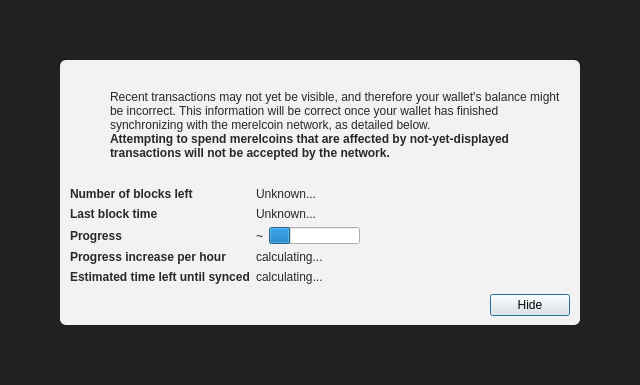
<?xml version="1.0" encoding="UTF-8"?>
<ui version="4.0">
 <class>ModalOverlay</class>
 <widget class="ModalOverlay" name="ModalOverlay">
  <property name="geometry">
   <rect>
    <x>0</x>
    <y>0</y>
    <width>640</width>
    <height>385</height>
   </rect>
  </property>
  <property name="windowTitle">
   <string>Form</string>
  </property>
  <layout class="QVBoxLayout" name="verticalLayout" stretch="0">
   <property name="sizeConstraint">
    <enum>QLayout::SetDefaultConstraint</enum>
   </property>
   <property name="leftMargin">
    <number>0</number>
   </property>
   <property name="topMargin">
    <number>0</number>
   </property>
   <property name="rightMargin">
    <number>0</number>
   </property>
   <property name="bottomMargin">
    <number>0</number>
   </property>
   <item>
    <widget class="QWidget" name="bgWidget" native="true">
     <property name="styleSheet">
      <string notr="true">#bgWidget { background: rgba(0,0,0,220); }</string>
     </property>
     <layout class="QVBoxLayout" name="verticalLayoutMain" stretch="1">
      <property name="leftMargin">
       <number>60</number>
      </property>
      <property name="topMargin">
       <number>60</number>
      </property>
      <property name="rightMargin">
       <number>60</number>
      </property>
      <property name="bottomMargin">
       <number>60</number>
      </property>
      <item>
       <widget class="QWidget" name="contentWidget" native="true">
        <property name="styleSheet">
         <string notr="true">#contentWidget { background: rgba(255,255,255,240); border-radius: 6px; }

QLabel { color: rgb(40,40,40);  }</string>
        </property>
        <layout class="QVBoxLayout" name="verticalLayoutSub" stretch="1,0,0,0">
         <property name="spacing">
          <number>0</number>
         </property>
         <property name="leftMargin">
          <number>10</number>
         </property>
         <property name="topMargin">
          <number>10</number>
         </property>
         <property name="rightMargin">
          <number>10</number>
         </property>
         <property name="bottomMargin">
          <number>10</number>
         </property>
         <item>
          <layout class="QHBoxLayout" name="horizontalLayoutIconText" stretch="0,1">
           <property name="topMargin">
            <number>20</number>
           </property>
           <item>
            <layout class="QVBoxLayout" name="verticalLayoutIcon">
             <property name="leftMargin">
              <number>0</number>
             </property>
             <item>
              <widget class="QPushButton" name="warningIcon">
               <property name="enabled">
                <bool>false</bool>
               </property>
               <property name="text">
                <string/>
               </property>
               <property name="icon">
                <iconset>
                 <normaloff>:/icons/warning</normaloff>
                 <disabledoff>:/icons/warning</disabledoff>:/icons/warning</iconset>
               </property>
               <property name="iconSize">
                <size>
                 <width>48</width>
                 <height>48</height>
                </size>
               </property>
               <property name="flat">
                <bool>true</bool>
               </property>
              </widget>
             </item>
             <item>
              <spacer name="verticalSpacerWarningIcon">
               <property name="orientation">
                <enum>Qt::Vertical</enum>
               </property>
               <property name="sizeHint" stdset="0">
                <size>
                 <width>20</width>
                 <height>40</height>
                </size>
               </property>
              </spacer>
             </item>
            </layout>
           </item>
           <item>
            <layout class="QVBoxLayout" name="verticalLayoutInfoText">
             <property name="leftMargin">
              <number>0</number>
             </property>
             <property name="topMargin">
              <number>0</number>
             </property>
             <item>
              <widget class="QLabel" name="infoText">
               <property name="text">
                <string>Recent transactions may not yet be visible, and therefore your wallet's balance might be incorrect. This information will be correct once your wallet has finished synchronizing with the merelcoin network, as detailed below.</string>
               </property>
               <property name="textFormat">
                <enum>Qt::RichText</enum>
               </property>
               <property name="wordWrap">
                <bool>true</bool>
               </property>
              </widget>
             </item>
             <item>
              <widget class="QLabel" name="infoTextStrong">
               <property name="font">
                <font>
                 <weight>75</weight>
                 <bold>true</bold>
                </font>
               </property>
               <property name="text">
                <string>Attempting to spend merelcoins that are affected by not-yet-displayed transactions will not be accepted by the network.</string>
               </property>
               <property name="textFormat">
                <enum>Qt::RichText</enum>
               </property>
               <property name="wordWrap">
                <bool>true</bool>
               </property>
              </widget>
             </item>
             <item>
              <spacer name="verticalSpacerInTextSpace">
               <property name="orientation">
                <enum>Qt::Vertical</enum>
               </property>
               <property name="sizeHint" stdset="0">
                <size>
                 <width>20</width>
                 <height>40</height>
                </size>
               </property>
              </spacer>
             </item>
            </layout>
           </item>
          </layout>
         </item>
         <item>
          <spacer name="verticalSpacerAfterText">
           <property name="orientation">
            <enum>Qt::Vertical</enum>
           </property>
           <property name="sizeHint" stdset="0">
            <size>
             <width>20</width>
             <height>40</height>
            </size>
           </property>
          </spacer>
         </item>
         <item>
          <layout class="QFormLayout" name="formLayout">
           <property name="fieldGrowthPolicy">
            <enum>QFormLayout::FieldsStayAtSizeHint</enum>
           </property>
           <property name="horizontalSpacing">
            <number>6</number>
           </property>
           <property name="verticalSpacing">
            <number>6</number>
           </property>
           <property name="topMargin">
            <number>10</number>
           </property>
           <item row="0" column="0">
            <widget class="QLabel" name="labelNumberOfBlocksLeft">
             <property name="font">
              <font>
               <weight>75</weight>
               <bold>true</bold>
              </font>
             </property>
             <property name="text">
              <string>Number of blocks left</string>
             </property>
            </widget>
           </item>
           <item row="0" column="1">
            <widget class="QLabel" name="numberOfBlocksLeft">
             <property name="text">
              <string>Unknown...</string>
             </property>
            </widget>
           </item>
           <item row="1" column="0">
            <widget class="QLabel" name="labelLastBlockTime">
             <property name="font">
              <font>
               <weight>75</weight>
               <bold>true</bold>
              </font>
             </property>
             <property name="text">
              <string>Last block time</string>
             </property>
            </widget>
           </item>
           <item row="1" column="1">
            <widget class="QLabel" name="newestBlockDate">
             <property name="sizePolicy">
              <sizepolicy hsizetype="Maximum" vsizetype="Preferred">
               <horstretch>0</horstretch>
               <verstretch>0</verstretch>
              </sizepolicy>
             </property>
             <property name="text">
              <string>Unknown...</string>
             </property>
            </widget>
           </item>
           <item row="2" column="0">
            <widget class="QLabel" name="labelSyncDone">
             <property name="font">
              <font>
               <weight>75</weight>
               <bold>true</bold>
              </font>
             </property>
             <property name="text">
              <string>Progress</string>
             </property>
            </widget>
           </item>
           <item row="2" column="1">
            <layout class="QHBoxLayout" name="horizontalLayoutSync" stretch="0,1">
             <item>
              <widget class="QLabel" name="percentageProgress">
               <property name="text">
                <string notr="true">~</string>
               </property>
              </widget>
             </item>
             <item>
              <widget class="QProgressBar" name="progressBar">
               <property name="value">
                <number>24</number>
               </property>
               <property name="format">
                <string/>
               </property>
              </widget>
             </item>
            </layout>
           </item>
           <item row="4" column="0">
            <widget class="QLabel" name="labelProgressIncrease">
             <property name="font">
              <font>
               <weight>75</weight>
               <bold>true</bold>
              </font>
             </property>
             <property name="text">
              <string>Progress increase per hour</string>
             </property>
            </widget>
           </item>
           <item row="4" column="1">
            <widget class="QLabel" name="progressIncreasePerH">
             <property name="text">
              <string>calculating...</string>
             </property>
            </widget>
           </item>
           <item row="5" column="0">
            <widget class="QLabel" name="labelEstimatedTimeLeft">
             <property name="font">
              <font>
               <weight>75</weight>
               <bold>true</bold>
              </font>
             </property>
             <property name="text">
              <string>Estimated time left until synced</string>
             </property>
            </widget>
           </item>
           <item row="5" column="1">
            <widget class="QLabel" name="expectedTimeLeft">
             <property name="text">
              <string>calculating...</string>
             </property>
            </widget>
           </item>
          </layout>
         </item>
         <item>
          <layout class="QHBoxLayout" name="horizontalLayoutButtons">
           <property name="leftMargin">
            <number>10</number>
           </property>
           <property name="topMargin">
            <number>10</number>
           </property>
           <item>
            <spacer name="horizontalSpacer">
             <property name="orientation">
              <enum>Qt::Horizontal</enum>
             </property>
             <property name="sizeHint" stdset="0">
              <size>
               <width>40</width>
               <height>20</height>
              </size>
             </property>
            </spacer>
           </item>
           <item>
            <widget class="QPushButton" name="closeButton">
             <property name="text">
              <string>Hide</string>
             </property>
             <property name="focusPolicy">
              <enum>Qt::StrongFocus</enum>
             </property>
             <property name="default">
              <bool>true</bool>
             </property>
            </widget>
           </item>
          </layout>
         </item>
        </layout>
       </widget>
      </item>
     </layout>
    </widget>
   </item>
  </layout>
 </widget>
 <customwidgets>
  <customwidget>
   <class>ModalOverlay</class>
   <extends>QWidget</extends>
   <header>qt/modaloverlay.h</header>
   <container>1</container>
  </customwidget>
 </customwidgets>
 <resources/>
 <connections/>
</ui>
